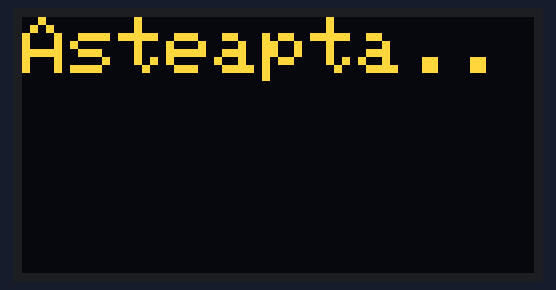
Recording of a sketch running on a simulated ESP8266 (NodeMCU). On the bench: 128×64 one-colour display. The OLED is the two-colour kind (top 16 rows yellow); WiFi joins after 1.5 s; servers stay silent unless stated; what the sketch prints to the serial monitor is not drawn.

Above: at 2.1 s.
At 7.7 s:
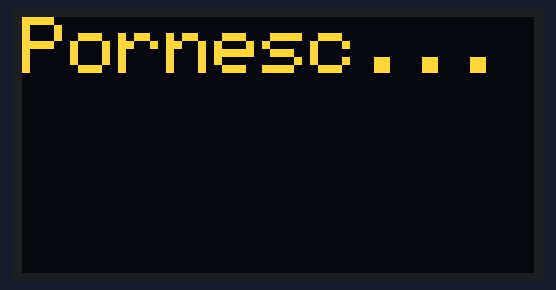

Measured:
- what the display in image 0 shows lasts 1.6 s, from 2.1 s to 3.7 s

The sketch:

Centrala_DisplayV2.ino
```cpp
#include <ESP8266WiFi.h>
#include <ESP8266HTTPClient.h>

#include <SPI.h>
#include <Wire.h>
#include <Adafruit_GFX.h>
#include <Adafruit_SSD1306.h>

#define SCREEN_WIDTH 256 // OLED display width, in pixels
#define SCREEN_HEIGHT 64 // OLED display height, in pixels

// Declaration for an SSD1306 display connected to I2C (SDA, SCL pins)
#define OLED_RESET LED_BUILTIN  //4
Adafruit_SSD1306 display(OLED_RESET);

const char* ssid = "WIFI";
const char* password = "PASS";

void setup() {
  delay(1000);
  Serial.begin(115200);

  SPI.begin();           // Init SPI bus dispolay
  display.begin(SSD1306_SWITCHCAPVCC, 0x3C);

  WiFi.mode(WIFI_OFF);        //Prevents reconnection issue (taking too long to connect)
  delay(1000);
  WiFi.mode(WIFI_STA);        //This line hides the viewing of ESP as wifi hotspot

  WiFi.begin(ssid, password);     //Connect to your WiFi router
  Serial.println("");

  Serial.print("Connecting");

  display.clearDisplay();
  display.setTextSize(2);
  display.setTextColor(WHITE);
  display.setCursor(0,0);
  display.println("Conectare..");
  display.println("La WIFI");
  display.display();

  // Wait for connection
  while (WiFi.status() != WL_CONNECTED) {
    display.clearDisplay();
    display.setTextSize(2);
    display.setTextColor(WHITE);
    display.setCursor(0,0);
    display.println("Asteapta..");
    display.display();
    Serial.print(".");
    delay(500);
  }


  //If connection successful show IP address in serial monitor
  Serial.println("");
  Serial.print("Connected to ");
  Serial.println(ssid);
  Serial.print("IP address: ");
  Serial.println(WiFi.localIP());  //IP address assigned to your ESP


  // Clear the buffer.
  display.clearDisplay();
  display.display();
  display.setTextSize(2);
  display.setTextColor(WHITE);
  display.setCursor(0,0);
  display.println("Pornesc...");
  delay(4000);
  display.display();
}

void loop() {

////////////SURSA 1 Start

if (WiFi.status() == WL_CONNECTED) { //Check WiFi connection status

HTTPClient http;  //Declare an object of class HTTPClient

http.begin("http://adrian-pi.go.ro/remote/ambient.php");  //Specify request destination
int httpCode = http.GET();                                                                  //Send the request

if (httpCode > 0) { //Check the returning code

String payload = http.getString();   //Get the request response payload

Serial.println ("Dormitor..."); //Print the response payload
Serial.println ("Setata  ..."); //Print the response payload
Serial.println (payload); //Print the response payload


/// iau in ram

  display.clearDisplay();
  display.setTextSize(2.1);
  display.setTextColor(WHITE);
  display.setCursor(0,0);
  display.println(payload);
  display.display();
  delay(8000);


  /// ce urmeaza sa arat din ram

  display.clearDisplay();
  display.setTextSize(2);
  display.setCursor(0,0);
  display.println("Afara ...");
  display.println("Adrian ...");
  display.display();
  delay(8000);

}

http.end();   //Close connection
}
delay(1000);

//////////// Sursa 1 END


////////////SURSA 2 Start

if (WiFi.status() == WL_CONNECTED) { //Check WiFi connection status

HTTPClient http;  //Declare an object of class HTTPClient

http.begin("http://adrian-pi.go.ro/remote/ambient2.php");  //Specify request destination
int httpCode = http.GET();                                                                  //Send the request

if (httpCode > 0) { //Check the returning code

String payload = http.getString();   //Get the request response payload

Serial.println ("Afara  ..."); //Print the response payload
Serial.println ("Adrian ..."); //Print the response payload
Serial.println (payload); //Print the response payload

 /// iau in ram

  display.clearDisplay();
  display.setTextSize(2.1);
  display.setTextColor(WHITE);
  display.setCursor(0,0);
  display.println(payload);
  display.display();
  delay(8000);


  /// ce urmeaza sa arat din ram

  display.clearDisplay();
  display.setTextSize(2);
  display.setCursor(0,0);
  display.println("Dormitor..");
  display.println("Setata ...");
  display.display();
  delay(8000);
}

http.end();   //Close connection

}

////////////SURSA 2 END
}
```
